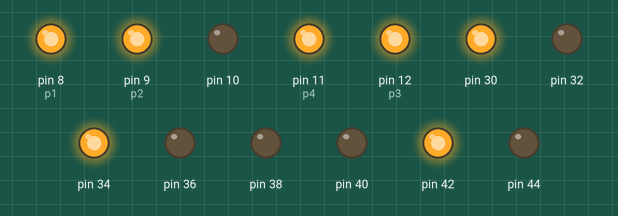
The sketch below on a simulated Arduino Mega 2560, built with avr-gcc and run on an emulated ATmega2560. Parts: output pins drawn as LEDs (lit = HIGH). What the sketch prints to the serial monitor is not drawn.

Above: at 0.1 s.
Timing chart, 0 to 1.6 s (numbered marks = the images above):
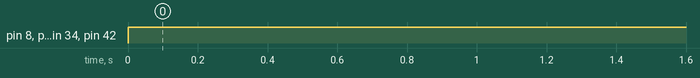

Measured:
- by itself, pin 8 (p1), pin 9 (p2), pin 11 (p4), pin 12 (p3), pin 30, pin 34, pin 42: LOW → HIGH at 0.00 s

The sketch:

base_locomoton.ino
```cpp
#include <PS2X_lib.h>
PS2X ps2x;
int error = 0;
byte type = 0;
byte vibrate = 0;
int RX = 0, RY = 0, LX = 0, LY = 0, up = 0, down = 0, left = 0, right = 0, sel = 0;
int p1 = 8, p2 = 9, p3 = 12, p4 = 11;
int M1(int, int, int), M2(int, int, int), M3(int, int, int), M4(int, int, int);

void setup() {
  Serial.begin (9600);

  error = ps2x.config_gamepad(47, 51, 49, 53, false, false);
  pinMode(30, OUTPUT);
  pinMode(32, OUTPUT);
  pinMode(8, OUTPUT);
  pinMode(36, OUTPUT);
  pinMode(34, OUTPUT);
  pinMode(9, OUTPUT);
  pinMode(38, OUTPUT);
  pinMode(40, OUTPUT);
  pinMode(10, OUTPUT);
  pinMode(42, OUTPUT);
  pinMode(44, OUTPUT);
  pinMode(11, OUTPUT);
}
void loop() {

  if (error == 0)
  {

    ps2x.read_gamepad(false, vibrate);
    LY = ps2x.Analog(PSS_LY);
    LX = ps2x.Analog(PSS_LX);


    int f = map(LY, 126, 0, 0, 255);
    int b = map(LY, 127, 255, 0, 255);
    int l = map(RX, 126, 0, 0, 255);
    int r = map(RX, 127, 255, 0, 255);

    if (f > 40) {
      M1(0, 1, f);
      M2(0, 1, f);
      M3(0, 1, f);
      M4(0, 1, f);
      Serial.println("forward");
    }
    else  if (b > 40) {
      M1(1, 0, b);
      M2(1, 0, b);
      M3(1, 0, b);
      M4(1, 0, b);
      Serial.println("baack");
    }
    else  if (r > 40) {
      M1(1, 0, r);
      M2(1, 0, r);
      M3(1, 0, r);
      M4(1, 0, r);
      Serial.println("baack");
    }
    else  if (l > 40) {
      M1(1, 0, l);
      M2(1, 0, l);
      M3(1, 0, l);
      M4(1, 0, l);
      Serial.println("baack");
    }
    else
    {
      M1(0, 0, 0);
      M2(0, 0, 0);
      M3(0, 0, 0);
      M4(0, 0, 0);
    }
  }
  else
  {
    M1(0, 0, 0);
    M2(0, 0, 0);
    M3(0, 0, 0);
    M4(0, 0, 0);
    Serial.println("lolyourinterface");
  }
}


int M1(int x, int y, int z)
{
  digitalWrite(30, x);
  digitalWrite(32, y);
  analogWrite(p1, z);
}
int M2(int x, int y, int z)
{
  digitalWrite(34, x);
  digitalWrite(36, y);
  analogWrite(p2, z);
}
int M3(int x, int y, int z)
{
  digitalWrite(46, x);
  digitalWrite(48, y);
  analogWrite(p3, z);
}
int M4(int x, int y, int z)
{
  digitalWrite(42, x);
  digitalWrite(44, y);
  analogWrite(p4, z);
}
```
